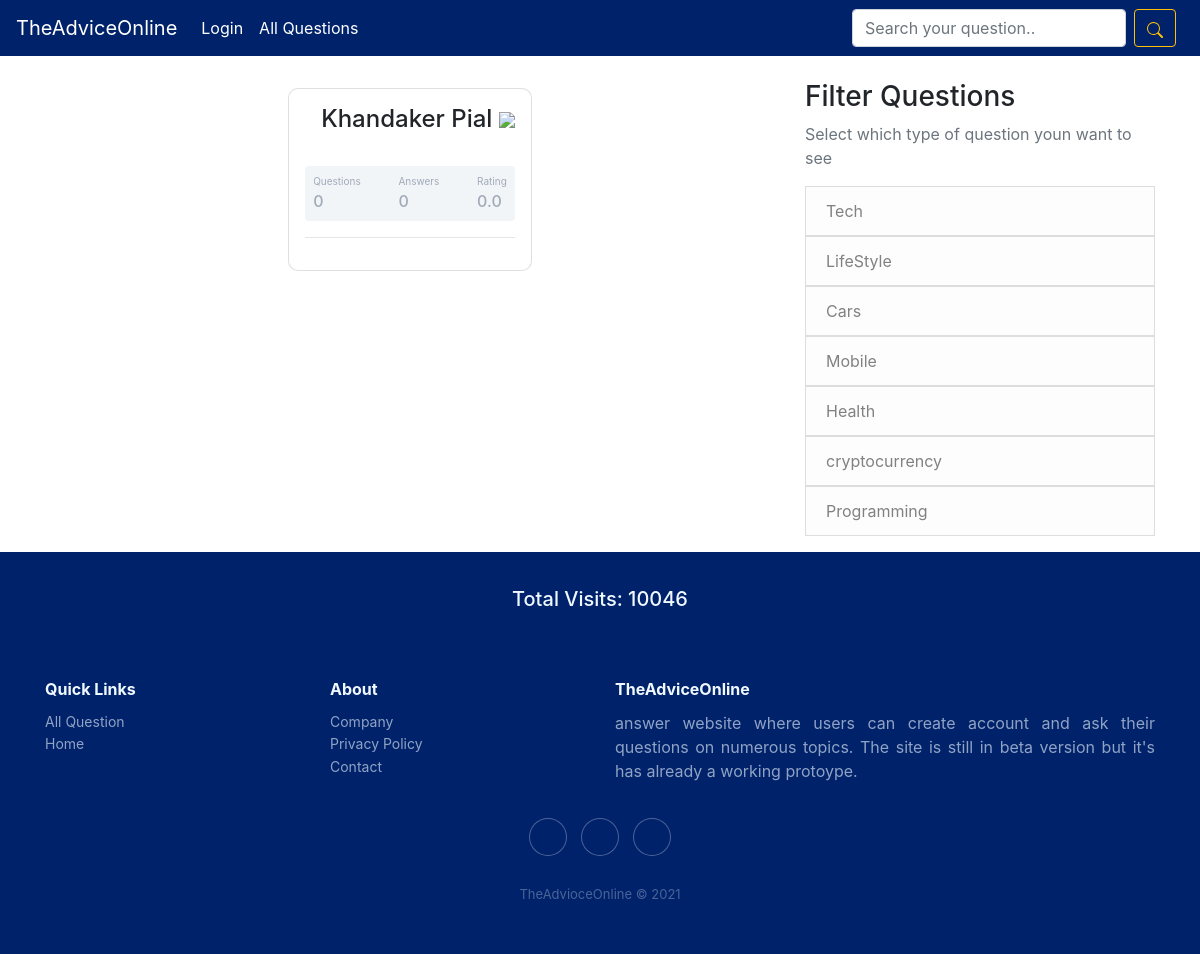
/profile/3, run on an earlier commit of the app's database.
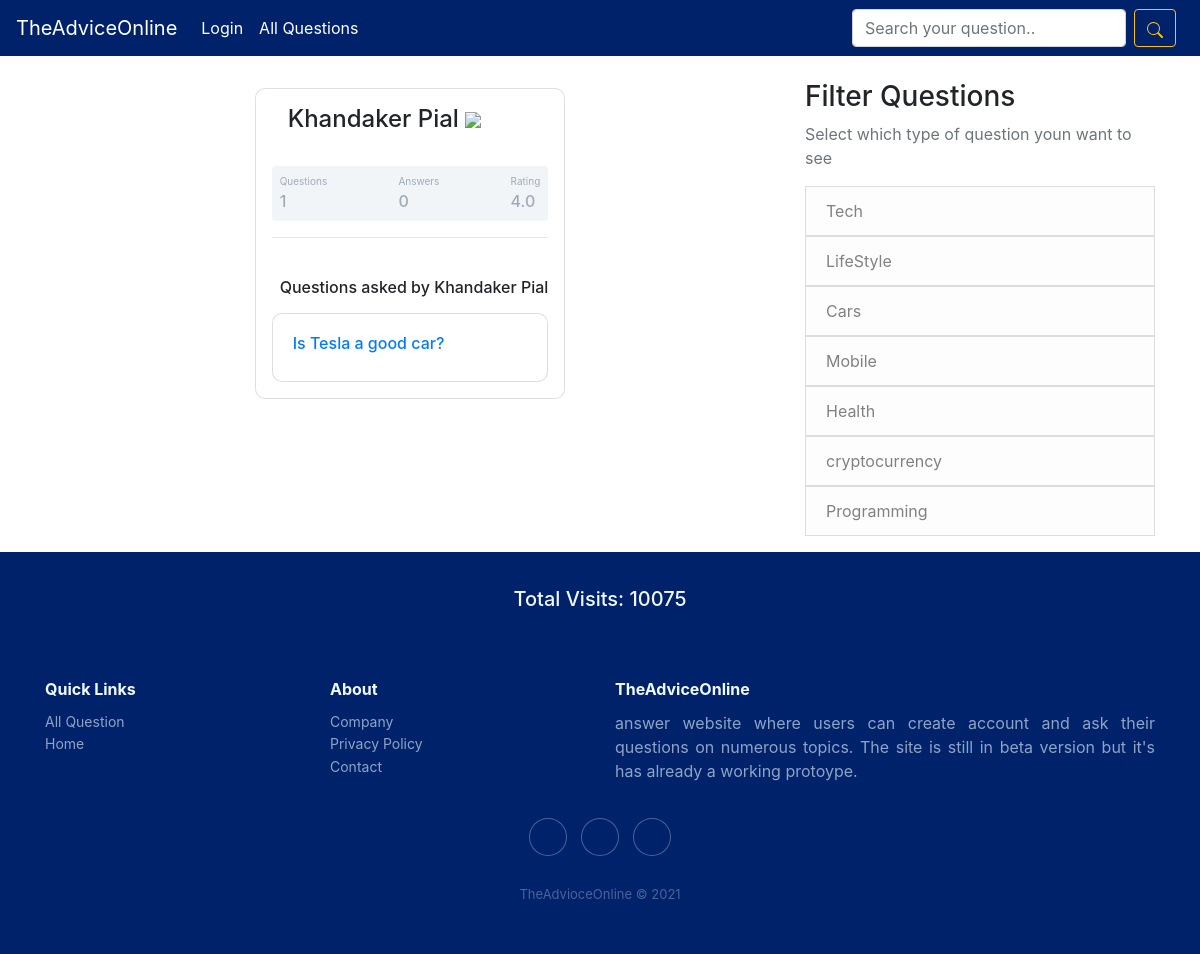
And on a later commit of the database.
### question/models.py (models this page shows, shortened)
class User_Profile(models.Model):
    the_user = models.OneToOneField(
        User, related_name="the_user_profile", on_delete=models.CASCADE)
    is_verified = models.BooleanField(default=False)
    profession = models.CharField(max_length=30, null=True, blank=True)
    short_bio = models.CharField(max_length=200, null=True, blank=True)
    knows_about = models.TextField(null=True, blank=True)
    rating = models.FloatField(default=0)

class category(models.Model):
    cat = models.CharField(max_length=30)

class fun(models.Model):
    total = models.IntegerField(default=1)

class Question(models.Model):
    asked_by = models.ForeignKey(User, on_delete=models.CASCADE)
    the_question = models.TextField()
    asked_when = models.DateTimeField(auto_now_add=True)
    question_category = models.ForeignKey(category, on_delete=models.CASCADE)
    is_anonymous = models.BooleanField(default=False)

### question/views.py (the view)
# urls.py: path('profile/<int:user_id>', views.profile_handler, name='profile_handler'),
def profile_handler(request, user_id):
    fun = f.objects.get(pk=1)
    try:
        profile_owner_user = User.objects.get(pk=user_id)
        if User_Profile.objects.filter(the_user=profile_owner_user).count() > 0:
            pass
        else:
            obj = User_Profile(the_user=profile_owner_user)
            obj.save()
        obj = User_Profile.objects.get(the_user=profile_owner_user)
        qs = Question.objects.filter(asked_by=profile_owner_user).count()
        ans = Answer.objects.filter(answered_by=profile_owner_user).count()
        rat_num = rating_calulator(qs)
        print(rat_num)
        obj.rating = rat_num
        obj.save()
        temp = {
            'qs': qs,
            'ans': ans
        }
        if profile_owner_user == request.user:
            users_questions = Question.objects.filter(
                asked_by=profile_owner_user, is_anonymous=False)
        else:
            users_questions = Question.objects.filter(
                asked_by=profile_owner_user)
        cats = c.objects.all()
        return render(request, 'question/profile.html', {'profile_info': obj, 'temp': temp, 'questions_set': users_questions,'cats': cats, 'fun': fun})
    except:
        messages.error(request, 'Something went wrong')
        return redirect('/')

### question/views.py (called while the page is built)
def rating_calulator(number):
    if number > 0.0 and number<= 10.0:
        return 4.0
    elif number >10.0 and number<=20.0:
        return 8.0
    elif number >= 30.0:
        return 10.0
    return 0.0

### templates/question/profile.html (shortened to what this page needs)
{% extends 'base.html' %}
{% block main_content %}
<br>
    <div class="container mt-2 d-flex justify-content-center">
        <div class="card p-3">
            <div class="d-flex align-items-center">
                <div class="ml-3 w-100">
                    <h4 class="mb-0 mt-0">{{profile_info.the_user.first_name}} {{profile_info.the_user.last_name}}{% if profile_info.is_verified %}
                        <img src="https://img.icons8.com/material-rounded/18/000000/verified-account.png" />
                        {% endif %}
                    </h4>
                    {% if profile_info.profession %}
                    <span>{{profile_info.profession}}</span> <br>
                    {% else %}
                    <br>
                    {% endif %}
                </div>
            </div>
            <div class="p-2 mt-2 bg-primary d-flex justify-content-between rounded text-white stats">
                <div class="d-flex flex-column"> <span class="articles">Questions</span> <span
                        class="number1">{{temp.qs}}</span> </div>
                <div class="d-flex flex-column"> <span class="articles">Answers</span> <span
                        class="number2">{{temp.ans}}</span> </div>
                <div class="d-flex flex-column"> <span class="articles">Rating</span> <span
                        class="number3">{{profile_info.rating}}</span>
                </div>
            </div>
            <hr>
            {% if questions_set %}
                <h6 class=" ml-2 mt-4">Questions asked by {{profile_info.the_user.first_name}} {{profile_info.the_user.last_name}} </h6>
                {% for q in questions_set %}
                    <div class="card mt-2">
                        <div class="card-body">
                            <h6><a href="{% url 'answer' q.pk %}">{{q.the_question}}</a> </h6>
                        </div>
                    </div>
                {% endfor %}
            {% endif %}
        </div>
    </div>
{% endblock main_content %}

### templates/base.html (shortened to what this page needs)
<!DOCTYPE html>
<html>
<head>
    <link rel="stylesheet" href="https://cdn.jsdelivr.net/npm/bootstrap@4.6.0/dist/css/bootstrap.min.css">
    <link rel="stylesheet" href="https://cdnjs.cloudflare.com/ajax/libs/ionicons/2.0.1/css/ionicons.min.css">
</head>
<body>
    <nav class="navbar navbar-expand-lg navbar-dark bg-pial">
        <a class="navbar-brand" href="{% url 'home' %}">TheAdviceOnline</a>
        <div class="collapse navbar-collapse" id="navbarSupportedContent">
            <ul class="navbar-nav mr-auto">
                {% if user.is_authenticated %}
                <li class="nav-item active">
                  <a class="nav-link" href="{% url 'profile_handler' user.pk %}">Profile <span class="sr-only">(current)</span></a>
                </li>
                {% else %}
                <li class="nav-item active">
                  <a class="nav-link" href="{% url 'account_login' %}">Login <span class="sr-only">(current)</span></a>
                </li>
                {% endif %}
                <li class="nav-item active">
                  <a class="nav-link" href="{% url 'all' %}">All Questions <span class="sr-only">(current)</span></a>
                </li>
            </ul>
            <form action="{% url 'search' %}" class="form-inline my-2 my-lg-0" method="post">
                <input class="form-control mr-sm-2" type="search" name="search" placeholder="Search your question.." aria-label="Search">
                <button class="mr-2 btn btn-outline-warning my-2 my-sm-0" type="submit"></button>
            </form>
        </div>
    </nav>
 <main role="main" class="container">
      <div class="row">
        <div class="col-lg-8">
          {% block main_content %}{% endblock main_content %}
        </div>
        <div class="col-lg-4 mt-4">
          <div class="content-section">
            {% if unanswered %}
          <h3>More</h3>
          <p class='text-muted'>You may also like to answer these questions too!
              <ul class="list-group">
                {% for i in unanswered %}
                  <a href="{% url 'sub_question' i.pk %}"><li class="list-group-item list-group-item-light">{{i.the_sub_question}}</li></a>
                {% endfor %}
              </ul>
            </p>
            {% else %}
            <h3>Filter Questions</h3>
            <p class='text-muted'>Select which type of question youn want to see
              <ul class="list-group">
              {% for x in cats %}
                <a href="{% url 'search2' x.pk %}"><li class="list-group-item list-group-item-light">{{x.cat}}</li></a>
              {% endfor %}
              </ul>
            </p>
            {% endif %}
          </div>
        </div>
      </div>
    </main>
<div class="footer-dark1">
  <br>
  <center><h5>Total Visits: {{fun.total}}</h5></center>
</div>
    <div class="footer-dark">
  <footer>
      <div class="container">
          <div class="row">
              <div class="col-sm-6 col-md-3 item">
                  <h3>Quick Links</h3>
                  <ul>
                      <li><a href="{% url 'all' %}">All Question</a></li>
                      <li><a href="{% url 'home' %}">Home</a></li>
                  </ul>
              </div>
              <div class="col-sm-6 col-md-3 item">
                  <h3>About</h3>
                  <ul>
                      <li><a href="{% url 'about_us' %}">Company</a></li>
                      <li><a href="{% url 'about_us' %}">Privacy Policy</a></li>
                      <li><a href="{% url 'about_us' %}">Contact</a></li>
                  </ul>
              </div>
              <div class="col-md-6 item text">
                  <h3>TheAdviceOnline</h3>
                  <p  class="text-justify">answer website where users can create account and ask their questions on numerous topics. The site is still in beta version but it's has already a working protoype.</p>
              </div>
              <div class="col item social"><a href="#"></a><a href="#"></a><a href="https://www.linkedin.com/in/advice-online-6b89a9220/"></a></div>
          </div>
          <p class="copyright">TheAdvioceOnline © 2021</p>
      </div>
  </footer>
</body>

What changed in the data, as far as the page shows it:
shown differently, row unchanged: User_Profile "Khandaker": rating "0.0" → "4.0"; the_user.first_name (not shown) → "Khandaker"; the_user.last_name (not shown) → "Pial"
added Question: the_question "Is Tesla a good car?"
changed fun: total "10046" → "10075"
Also different on the page:
{{ temp.qs }}: "0" → "1"
text now shown: "Questions asked by"
